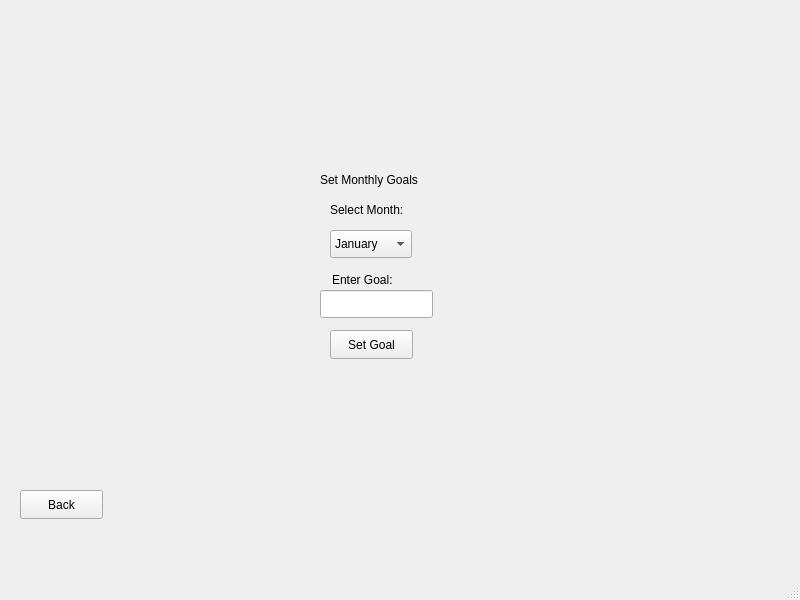
<?xml version="1.0" encoding="UTF-8"?>
<ui version="4.0">
 <class>MainWindow</class>
 <widget class="QMainWindow" name="MainWindow">
  <property name="geometry">
   <rect>
    <x>0</x>
    <y>0</y>
    <width>800</width>
    <height>600</height>
   </rect>
  </property>
  <property name="windowTitle">
   <string>MainWindow</string>
  </property>
  <widget class="QWidget" name="centralwidget">
   <widget class="QLabel" name="label">
    <property name="geometry">
     <rect>
      <x>320</x>
      <y>170</y>
      <width>121</width>
      <height>20</height>
     </rect>
    </property>
    <property name="text">
     <string>Set Monthly Goals</string>
    </property>
   </widget>
   <widget class="QComboBox" name="comboBoxMonth">
    <property name="geometry">
     <rect>
      <x>330</x>
      <y>230</y>
      <width>82</width>
      <height>28</height>
     </rect>
    </property>
    <item>
     <property name="text">
      <string>January</string>
     </property>
    </item>
    <item>
     <property name="text">
      <string>February</string>
     </property>
    </item>
    <item>
     <property name="text">
      <string>March</string>
     </property>
    </item>
    <item>
     <property name="text">
      <string>April</string>
     </property>
    </item>
    <item>
     <property name="text">
      <string>May</string>
     </property>
    </item>
    <item>
     <property name="text">
      <string>June</string>
     </property>
    </item>
    <item>
     <property name="text">
      <string>July</string>
     </property>
    </item>
    <item>
     <property name="text">
      <string>August</string>
     </property>
    </item>
    <item>
     <property name="text">
      <string>September</string>
     </property>
    </item>
    <item>
     <property name="text">
      <string>October</string>
     </property>
    </item>
    <item>
     <property name="text">
      <string>November</string>
     </property>
    </item>
    <item>
     <property name="text">
      <string>December</string>
     </property>
    </item>
   </widget>
   <widget class="QLabel" name="label_2">
    <property name="geometry">
     <rect>
      <x>330</x>
      <y>200</y>
      <width>101</width>
      <height>20</height>
     </rect>
    </property>
    <property name="text">
     <string>Select Month:</string>
    </property>
   </widget>
   <widget class="QLabel" name="label_3">
    <property name="geometry">
     <rect>
      <x>332</x>
      <y>270</y>
      <width>81</width>
      <height>20</height>
     </rect>
    </property>
    <property name="text">
     <string>Enter Goal:</string>
    </property>
   </widget>
   <widget class="QLineEdit" name="lineEditGoal">
    <property name="geometry">
     <rect>
      <x>320</x>
      <y>290</y>
      <width>113</width>
      <height>28</height>
     </rect>
    </property>
   </widget>
   <widget class="QPushButton" name="pushButton">
    <property name="geometry">
     <rect>
      <x>330</x>
      <y>330</y>
      <width>83</width>
      <height>29</height>
     </rect>
    </property>
    <property name="text">
     <string>Set Goal</string>
    </property>
   </widget>
   <widget class="QPushButton" name="buttonBack">
    <property name="geometry">
     <rect>
      <x>20</x>
      <y>490</y>
      <width>83</width>
      <height>29</height>
     </rect>
    </property>
    <property name="text">
     <string>Back</string>
    </property>
   </widget>
  </widget>
  <widget class="QMenuBar" name="menubar">
   <property name="geometry">
    <rect>
     <x>0</x>
     <y>0</y>
     <width>800</width>
     <height>25</height>
    </rect>
   </property>
  </widget>
  <widget class="QStatusBar" name="statusbar"/>
 </widget>
 <resources/>
 <connections/>
</ui>
